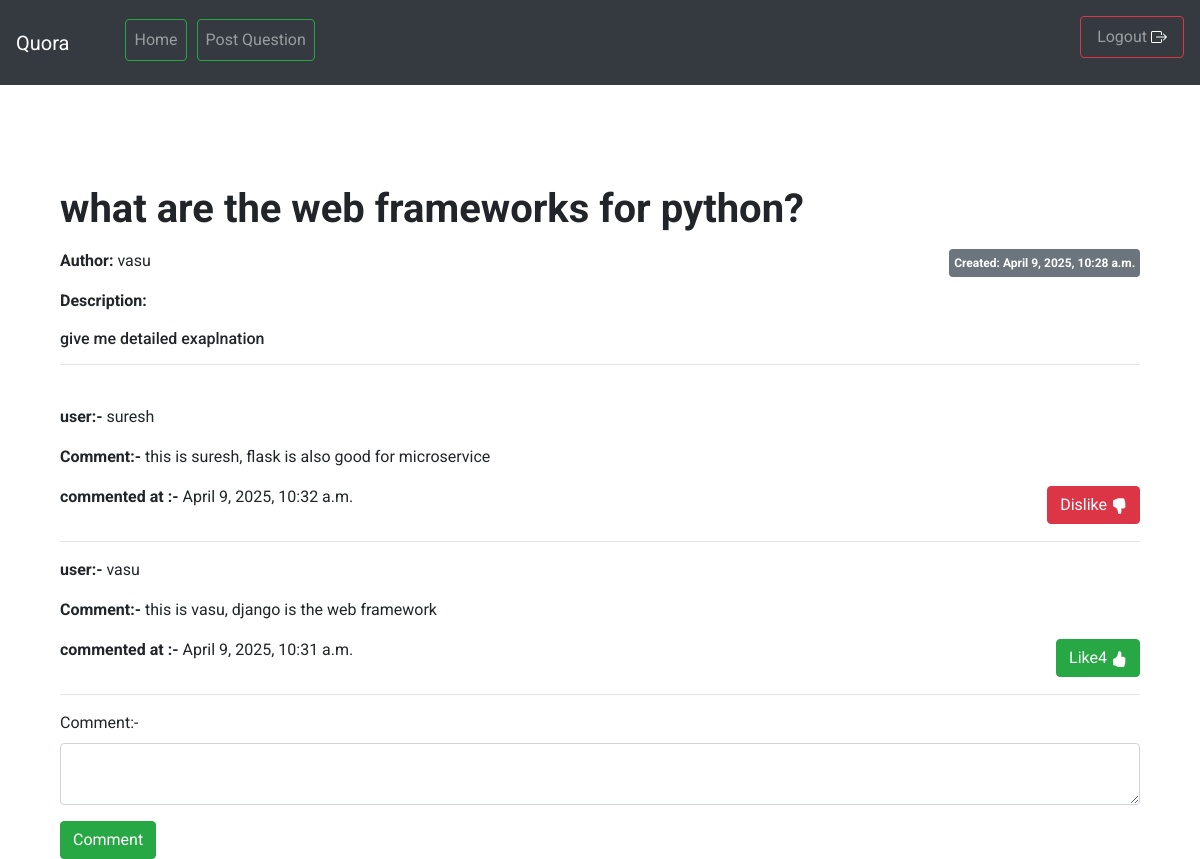
The app's page /question_detail/6 (signed in) with its own data.
### quoraapp/models.py (models this page shows, shortened)
class Question(models.Model):
    STATUS_CHOICES = (
        ('draft' , 'Draft'),
        ('published' , 'Published')
    )
    title = models.CharField(max_length=100)
    slug = models.SlugField(max_length=100)
    author_name = models.ForeignKey(User,on_delete=models.CASCADE,related_name="user_author_name")
    description = models.TextField()
    likes  = models.ManyToManyField(User, blank=True, related_name="user_likes")
    created_at = models.DateTimeField(auto_now_add=True)
    updated_at = models.DateTimeField(auto_now=True)

class Comments(models.Model):
    user = models.ForeignKey(User, on_delete=models.CASCADE, related_name='user_comment')
    question = models.ForeignKey(Question, on_delete=models.CASCADE, related_name="question_comment")
    description = models.TextField()
    created_at =  models.DateTimeField(auto_now_add=True)
    comment_likes = models.ManyToManyField(User, blank=True, related_name="comment_likes")

### quoraapp/views.py (the view, shortened to what this page needs)
# urls.py: path('question_detail/<int:id>', views.question_detail, name="question_detail_view"),
def question_detail(request, id):
    indivigual_question = get_object_or_404(Question,id=id)
    user_comments = Comments.objects.filter(question_id=id).order_by("-id")
    if request.user.is_authenticated:
        liked_comment_ids = set(
            request.user.comment_likes.values_list("id", flat=True)
        )
        for comment in user_comments:
            comment.is_liked_by_user = comment.id in liked_comment_ids
    else:
        for comment in user_comments:
            comment.is_liked_by_user = False
    context = {
        "indivigual_question":indivigual_question,
        "question_like":question_like,
        "user_comments":user_comments
    }
    return render(request, "quoraapp/question_detail.html", context)

### templates/quoraapp/question_detail.html (shortened to what this page needs)
{% extends 'base.html' %}
{% load crispy_forms_tags %}
{% block content %}
<div class="container" style="margin-top:100px">
    <div style="margin-top:100px">
        <div class="col-sm-12">
          <div>
              <h1><p><b>{{indivigual_question.title}}</b></p></h1>
				<p><strong>Author: </strong>{{indivigual_question.author_name}}
					<span class="float-right">
						<span class="badge badge-secondary py-2">Created: {{indivigual_question.created_at}}</span>
					</span>
				</p>
				<p><strong>Description:</strong></p><h6>{{indivigual_question.description}}</h6>
          </div>
           <hr>
            <br>
            {% for cmt in user_comments %}
            <p> <strong>user:- </strong>{{cmt.user}}</p>
            <p> <strong>Comment:-  </strong>{{cmt.description}}
            </p>
            <div class="d-flex align-items-center justify-content-between mb-2">
            <p> <strong>commented at :- </strong>{{cmt.created_at}}</p>
            <form action="{% url 'quoraapp:like_view' %}" method="POST">
                {% if cmt.is_liked_by_user %}
                    <button class="btn btn-success" type="submit" name="commnet_id" value={{cmt.id}}>Like{{cmt.id}}
                    </button>
                {% else %}
                    <button class="btn btn-danger" type="submit" name="commnet_id" value={{cmt.id}}>Dislike
                        </button>
                {% endif %}
            </form>
                </div>
            <hr>
            {% endfor %}
    <form method="POST">
        <div class="mb-3">
            <label for="comment" class="form-label">Comment:-</label>
            <textarea class="form-control"  name="description" ></textarea>
        </div>
        <button type="submit" class="btn btn-success" name="indivigual_question_id" value={{indivigual_question.id}}>Comment</button>
    </form>
        </div>
    </div>
</div>
{% endblock %}

### templates/base.html (style rules this page uses)
body { font-family: 'Roboto', sans-serif; }

### records on screen
Question: title "what are the web frameworks for python?", author_name "vasu", created_at "April 9, 2025, 10:28 a.m.", description "give me detailed exaplnation"
Comments: user "suresh", description "this is suresh, flask is also good for microservice", created_at "April 9, 2025, 10:32 a.m.", {{ cmt.id }} 5 (drawn)
Comments: user "vasu", description "this is vasu, django is the web framework", created_at "April 9, 2025, 10:31 a.m.", id "4"
